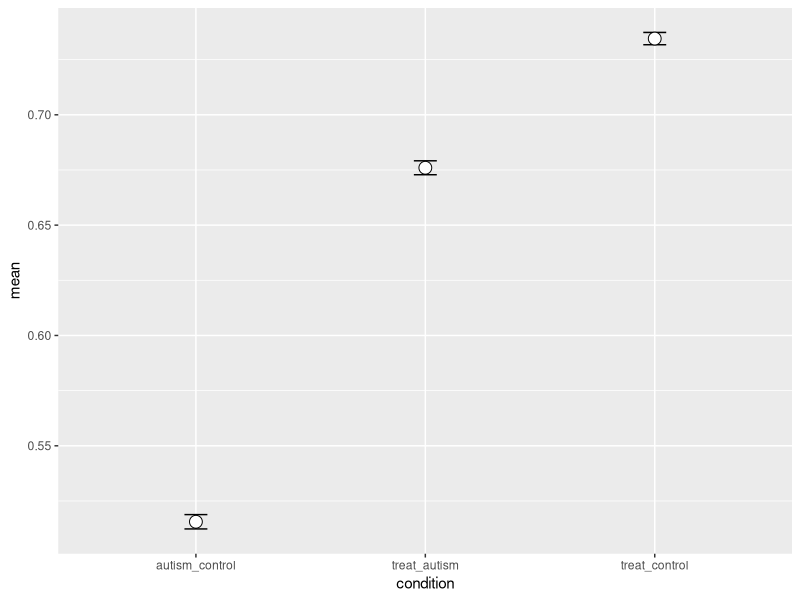

The R script that drew this image:
# Uncomment and run these if you don't have the packages installed
#install.packages('boot')
#install.packages('ggplot2')

# Load required packages
library(boot)
library(ggplot2)

# Read in data 
setwd("~/Desktop") # Set this to where you put the data file.
datums_vaccine = read.table("Vaccine_Data.txt", header = TRUE)
datums_vaccine$diff = datums_vaccine$post - datums_vaccine$pre

num_sims <- 100000

# Initialize matrices/data.frames
datums <- data.frame(matrix(ncol = 3, nrow = 3))
rownames(datums) <- c("treat_autism", "treat_control","autism_control")
colnames(datums) <- c("mean", "ci","condition")
datums[1,3] = "treat_autism"
datums[2,3] = "treat_control"
datums[3,3] = "autism_control"

sims <- matrix(NA, nrow = num_sims, ncol=3)
treat_autism <- matrix(NA, nrow = num_sims, ncol=1)
treat_control <- matrix(NA, nrow = num_sims, ncol=1)
autism_control <- matrix(NA, nrow = num_sims, ncol=1)

# Run simulations
for (i_sims in 1:num_sims) {
  
  # Get a number between 1 and 6, in .1 increments for window minimum
  limits = sample(10:60, 1, replace=F)
  min = min(limits)/10
  
  # Set window max as a value between .25 to 1.5 bigger than minimum (in increments of .25)
  max = min + c(.25,.5,.75,1.25,1.5)[sample(1:5, 1)]
  
  # Cull data to only be in window
  datums_check = datums_vaccine[datums_vaccine$pre>=min & datums_vaccine$pre<=max,] 
  
  # Get Mean of Conditions in Sample
  control = datums_check[datums_check$condition=='control',]
  autism = datums_check[datums_check$condition=='autism',]
  treatment = datums_check[datums_check$condition=='treatment',]
  
  sims[i_sims,1] = mean(treatment$diff)
  sims[i_sims,2] = mean(control$diff)
  sims[i_sims,3] = mean(autism$diff)
  
  # Code which conditions are bigger, 
  # ignoring cases when 1 of 2 compared conditions have 0 values
  if (nrow(treatment) > 0 & nrow(autism) > 0) {
    if (mean(treatment$diff) > mean(autism$diff))
      treat_autism[i_sims,1] = 1
    else treat_autism[i_sims,1] = 0
    }
  
  if (nrow(treatment) > 0 & nrow(control) > 0) {
    if (mean(treatment$diff) > mean(control$diff))
      treat_control[i_sims,1] = 1
    else treat_control[i_sims,1] = 0
  }
  
  if (nrow(autism) > 0 & nrow(control) > 0) {
    if (mean(autism$diff) > mean(control$diff))
      autism_control[i_sims,1] = 1
    else autism_control[i_sims,1] = 0
  }
}

# Remove missing values (when 1 of 2 compared conditions had 0 values)
treat_autism <- treat_autism[!is.na(treat_autism)]
treat_control <- treat_control[!is.na(treat_control)]
autism_control <- autism_control[!is.na(autism_control)]

# Get overall means
datums[1,1] = mean(treat_autism)
datums[2,1] = mean(treat_control)
datums[3,1] = mean(autism_control)

# Bootstrap Confidence Intervals
b <- boot(treat_autism, function(u,i) mean(u[i]), R = 1000)
ci = boot.ci(b, type = "norm")
datums[1,2] = mean(treat_autism) - ci$norm[2]

b <- boot(treat_control, function(u,i) mean(u[i]), R = 1000)
ci = boot.ci(b, type = "norm")
datums[2,2] = mean(treat_control) - ci$norm[2]

b <- boot(autism_control, function(u,i) mean(u[i]), R = 1000)
ci = boot.ci(b, type = "norm")
datums[3,2] = mean(autism_control) - ci$norm[2]

# Plot
ggplot(datums, aes(x=condition, y=mean)) +
  geom_errorbar(width=.1, aes(ymin=mean-ci, ymax=mean+ci)) +
  geom_point(shape=21, size=4, fill="white")

